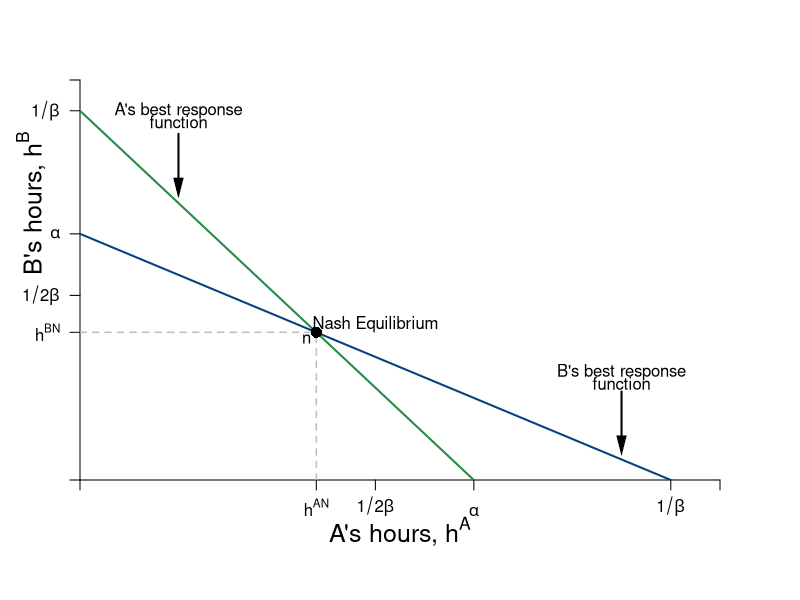

Recreate this plot in R.
require(shape)
pdf(file = "coordination_failures/coord_brfs.pdf", width = 9, height = 7)

#Set parameters for graphics
axislabelsize <- 1.5
graphlinewidth <- 2
segmentlinewidth <- 1.5

COL <- c("#7fc97f", "#beaed4", "#fdc086", "#ffff99", "#386cb0", "#f0027f", "#bf5b17", "#666666")
COLA <- c("#99d8c9","#66c2a4","#41ae76", "#238b45", "#005824")
COLB <- c("#4eb3d3", "#2b8cbe", "#0868ac","#084081")

par(mar =  c(6, 4, 4, 4))

uA <- function(ea, eb, alpha = 16, beta = 1/24) {
  alpha*(1 - beta*eb)*ea - 0.5*(ea)^2
}

uB <- function(ea, eb, alpha = 16, beta = 1/24) {
  alpha*(1 - beta*ea)*eb - 0.5*(eb)^2
}

brfB <- function(ea, alpha = 16, beta = 1/24) {
  alpha*(1 - beta*ea)
}

brfA <- function(ea, alpha = 16, beta = 1/24) {
  (alpha - ea)/(alpha * beta)
}

brfPEA <- function(ea, alpha = 16, beta = 1/12) {
  (alpha - ea)/(alpha * 2*beta)
}

brfPEB <- function(eb, alpha = 16, beta = 1/12) {
  alpha*(1 - beta*eb*2)
}

indiffeA <- function(ea, alpha = 16, beta = 1/24, uA = 46.08) {
  1/beta - (0.5*ea)/(alpha*beta) - uA/(alpha*beta*ea)
}



#Input into Wolfram Alpha: solve for x y = 1/b - (0.5*x)/(a*b) - u/(a*b*x)

# indiffAlowB <- function(eb, alpha = 16, beta = 1/24, uA = 46.08) {
#   0.5*(-sqrt((2*alpha*beta*eb - 2*alpha)^2 - 8*uA)) - 2*alpha*beta*eb + 2*alpha
# }
# 
# indiffAlow <- function(ea, alpha = 16, beta = 1/24, uA = 46.08) {
#   0.5*(-sqrt((2*alpha*beta*ea - 2*alpha)^2 - 8*uA)) - 2*alpha*beta*ea + 2*alpha
# }
# 
# indiffAgain <- function(ea, alpha = 16, beta = 1/24, uA = 46.08) {
#   (-2*alpha*ea +2*uA + ea^2 )/ ( 2 * alpha * beta * ea)
# }

xlims <- c(0, 26)
ylims <- c(0, 26)

npts <- 501 
x <- seq(xlims[1], xlims[2], length.out = npts)
y <- seq(ylims[1], ylims[2], length.out = npts) 
a <- c(46.08, 55, 64)
b <- c(46.08, 55, 64)


#B's value when at A's bliss point
#0.35*log(5.88) + 0.35*log(8.88) + 0.5*log(10 - 5.88) + 0.5*log(15 - 8.88) 

#B's bliss point x = 4.11765; y = 6.17647
#A's value when at A's bliss point
#0.5*log(4.11765) + 0.5*log(6.17647) + 0.35*log(10 - 4.11765) + 0.35*log(15 - 6.17647) 


plot(0, 0, xlim = xlims, ylim = ylims, type = "n",
     xlab = expression(paste("")),
     ylab = expression(paste("")), 
     xaxt = "n", 
     yaxt = "n", 
     cex.lab = axislabelsize, 
     bty = "n",
     xaxs="i", 
     yaxs="i")

# ticksy <- seq(from = 0, to = ylims[2], by = 2)
# ylabels <- seq(from = 0, to = ylims[2], by = 2)
# ticksx <- seq(from = 0, to = xlims[2], by = 2)
# xlabels <- seq(from = 0, to = xlims[2], by = 2)
ticksy <- c(0, 12, 9.6, 16, 24, 26)
#ylabels <- c(NA, NA, NA, NA, NA, NA)
ylabels <- c(NA, expression(paste(1/2*beta)), expression(paste(h^{BN})), expression(paste(alpha)), expression(paste(1/beta)), NA)
ticksx <- c(0, 12, 9.6, 16, 24, 26)
#xlabels <- c(NA, NA, NA, NA, NA, NA)
xlabels <- c(NA, expression(paste(1/2*beta)), expression(paste(h^{AN})), expression(paste(alpha)), expression(paste(1/beta)), NA)

axis(1, at = ticksx, pos = 0, labels = xlabels)
axis(2, at = ticksy, pos = 0, labels = ylabels, las = 1)

npts <- 500 
xx1 <- seq(xlims[1], xlims[2], length.out = npts)

# These
lines(xx1, brfA(xx1, alpha = 16, beta = 1/24), col = COLA[4], lwd = graphlinewidth)
lines(xx1, brfB(xx1, alpha = 16, beta = 1/24), col = COLB[4], lwd = graphlinewidth)

#lines(xx1, brfPEA(xx1, alpha = 16, beta = 1/24), col = COLA[4], lwd = graphlinewidth)
#lines(xx1, brfPEB(xx1, alpha = 16, beta = 1/24), col = COLB[4], lwd = graphlinewidth)

# These
segments(0, 9.6, 9.6, 9.6, lty = 2, col = "gray" , lwd = segmentlinewidth)
segments(9.6, 0, 9.6, 9.6, lty = 2, col = "gray" , lwd = segmentlinewidth)

# segments(0, 6.9, 6.9, 6.9, lty = 2, col = "gray" , lwd = segmentlinewidth)
# segments(6.9, 0, 6.9, 6.9, lty = 2, col = "gray" , lwd = segmentlinewidth)

mtext(expression(paste("A's hours, ", h^A)), side=1, line = 2.5, cex = axislabelsize)
text(-2, 18, expression(paste("B's hours, ", h^B)), xpd = TRUE, cex = axislabelsize, srt = 90) 

#segments(4.11765, 6.17647, 5.88, 8.88, lty = 1, col = COL[2] , lwd = graphlinewidth)
#text(7.3, 3, expression("Pareto Efficient"))
#text(7.3, 2.5, expression("Curve"))
#Arrows(7.3, 3.5, 7.3, 6.1, col = "black", lty = 1, lwd = 2, arr.type = "triangle", arr.lwd = 0.5)

#Label the iso-welfare functions for the HG, Aisha
# text(3.8, 1.5, expression(u[1]^A))
# text(4.6, 1.5, expression(u[2]^A))
# text(5.5, 1.5, expression(u[3]^A))
#text(6.6, 8.3, expression(u[4]^A))

#Label the indifference curves for the HG, Betty
# text(7.6, 17, expression(u[1]^B))
# text(6.75, 17, expression(u[2]^B))
# text(6, 17, expression(u[3]^B))
#text(3.4, 6.9, expression(v[4]^B))

#Label point i. 
points(9.6, 9.6, pch = 16, col = "black", cex = 1.5)
text(12, 10.1, expression(paste("Nash Equilibrium")))
text(9.2, 9.2, expression(paste("n")))

#Annotate Pareto Efficient Curve and relevant points
# segments(8, 6, 6, 8, lty = 1, col = COL[2] , lwd = graphlinewidth)
# points(6, 8, pch = 16, col = "black", cex = 1.5)
# text(6, 8.5, expression(paste("g")))
# 
# points(6.9, 6.9, pch = 16, col = "black", cex = 1.5)
# text(7.1, 7.5, expression(paste("i")))
# # 
# points(7, 7, pch = 16, col = "black", cex = 1.5)
# text(8, 6.5, expression(paste("f")))

#points(5.84, 8.77, pch = 16, col = "black", cex = 1.5)

#B's brf
text(22, 7, expression(paste("B's best response")))
text(22, 6.25, expression(paste("function")))
Arrows(22, 5.75, 22, 2.25, col = "black", lty = 1, lwd = 2, arr.type = "triangle", arr.lwd = 0.5)

#A's brf
text(4, 24, expression(paste("A's best response")))
text(4, 23.25, expression(paste("function")))
Arrows(4, 22.5, 4, 19, col = "black", lty = 1, lwd = 2, arr.type = "triangle", arr.lwd = 0.5)

# #B's PE Response
# text(2.5, 5, expression(paste("B's PE response")))
# Arrows(7, 1.5, 10.25, 1.5, col = "black", lty = 1, lwd = 2, arr.type = "triangle", arr.lwd = 0.5)
# 
# #A's PE Response
# text(4.5, 1.5, expression(paste("B's PE response")))
# Arrows(3, 5.5, 3, 8.75, col = "black", lty = 1, lwd = 2, arr.type = "triangle", arr.lwd = 0.5) 
# #Use the same x and ylims as previously, but with locations switched
# xlims2 <- c(18, 0)
# ylims2 <- c(18, 0)

#Leave the ylab and xlab blank to ensure no axes titles
# plot(0, 0, xlim = xlims2, ylim = ylims2, type = "n",
#      xlab = expression(paste("")),
#      ylab = expression(paste("")),
#      xaxt = "n", 
#      yaxt = "n", 
#      cex.lab = 1.3, 
#      bty = "n",
#      xaxs="i", 
#      yaxs="i")
# 
# 
# lines(xx1, indiffAlow(xx1, uA = 46.08, alpha = 16, beta = 1/24), col = COL[2], lwd = graphlinewidth)


#Set up axes at sides 3 and 4 (top and right)
# axis(side = 3, at = ticksx, pos = 0, labels = xlabels)
# axis(side = 4, at = ticksy, pos = 0, labels = ylabels, las = 0)
# mtext("B's Apples, x", side=3, line = 2.5, cex = axislabelsize)
# text(-0.8, 7, expression(paste("B's Oranges, y")), xpd = TRUE, cex = axislabelsize, srt = 270) 
# 
# #Add arrows:
# arrows(-0.8, 10, -0.8, 14, xpd = TRUE, length=0.1,angle=40,lwd=3)
# arrows(6.2, -1.8, 9, -1.8, xpd = TRUE, length=0.1,angle=40,lwd=3)
# 

#Customize ticks and labels for the plot
#ticksy <- seq(from = 0, to = 15, by = 1)
#ylabels <- seq(from = 0, to = 15, by = 1)
#ticksx <- seq(from = 0, to = 10, by = 1)
#xlabels <- seq(from = 0, to = 10, by = 1)
#axis(1, at = ticksx, pos = 0, labels = xlabels)
#axis(2, at = ticksy, pos = 0, labels = ylabels, las = 0)

dev.off()
